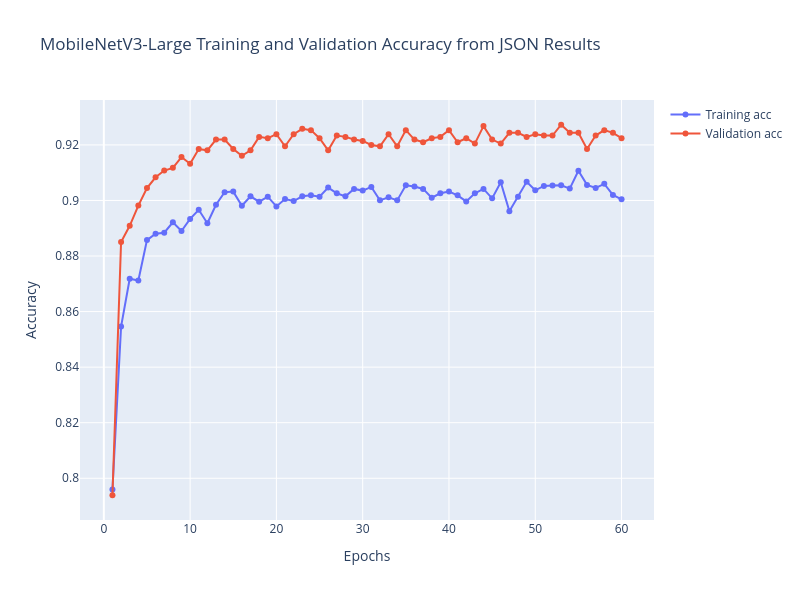

Notebook code for this chart:
### Code cell
# Displaying learning and validation curves if available in notebook variables and outputs
plot_history(
    mobilenet_16_json_results["history"],
    "MobileNetV3-Large Training and Validation Accuracy from JSON Results",
)
